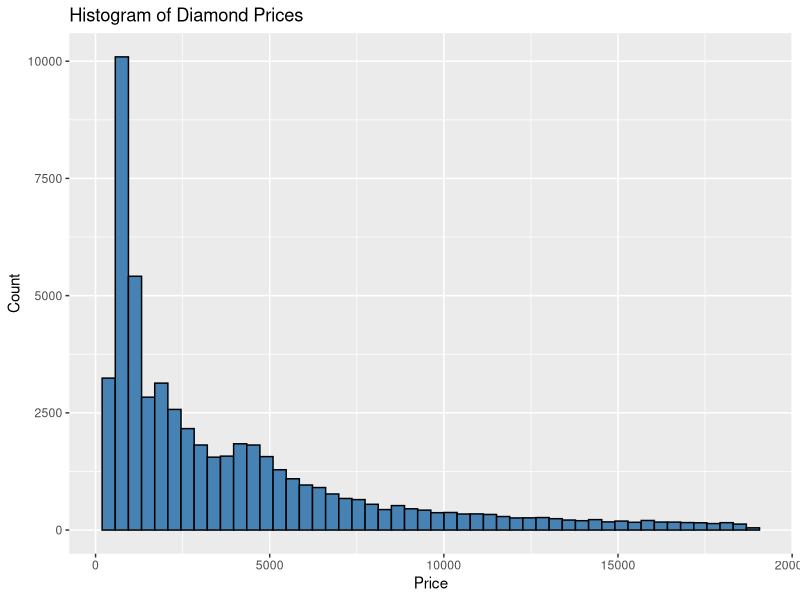
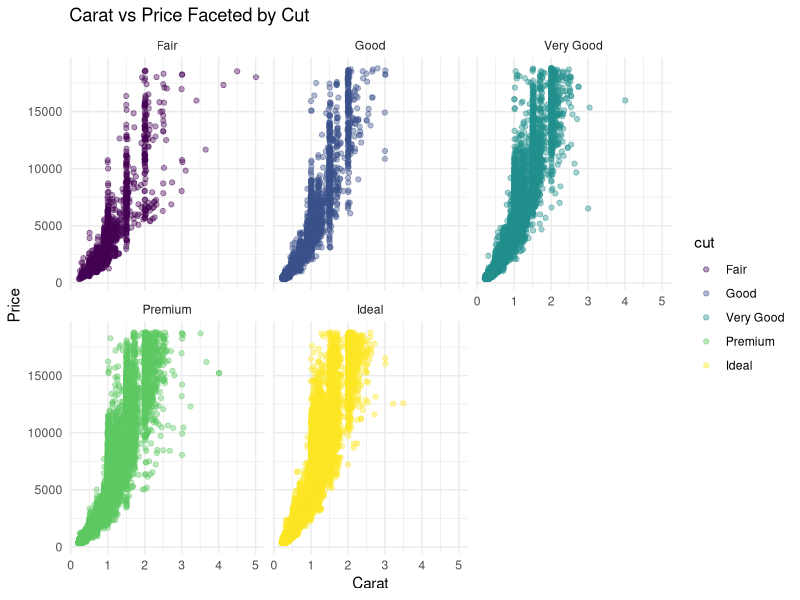
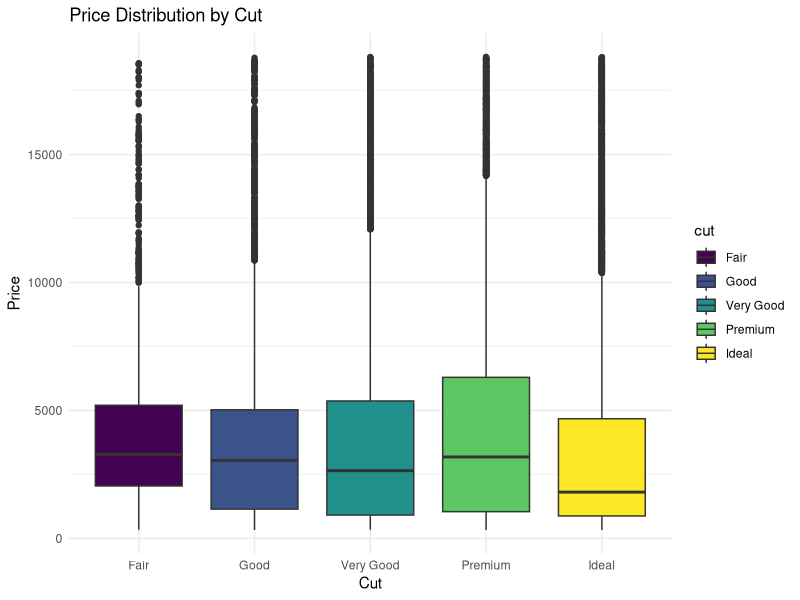

Reproduce these figures in R, in order.
## ---- chunk 1
knitr::opts_chunk$set(echo = TRUE)
library(ggplot2)
data("diamonds")
## ---- chunk 2
ggplot(diamonds, aes(x = price)) +
  geom_histogram(fill = "steelblue", color = "black", bins = 50) +
  labs(title = "Histogram of Diamond Prices", x = "Price", y = "Count")
## ---- chunk 3
ggplot(data = diamonds, aes(x = carat, y = price, color = cut)) +
  geom_point(alpha = 0.4) +
  facet_wrap(~cut) +
  labs(title = "Carat vs Price Faceted by Cut",
       x = "Carat",
       y = "Price") +
  theme_minimal()
## ---- chunk 4
ggplot(diamonds, aes(x = cut, y = price, fill = cut)) +
  geom_boxplot() +
  labs(title = "Price Distribution by Cut", x = "Cut", y = "Price") +
  theme_minimal()
